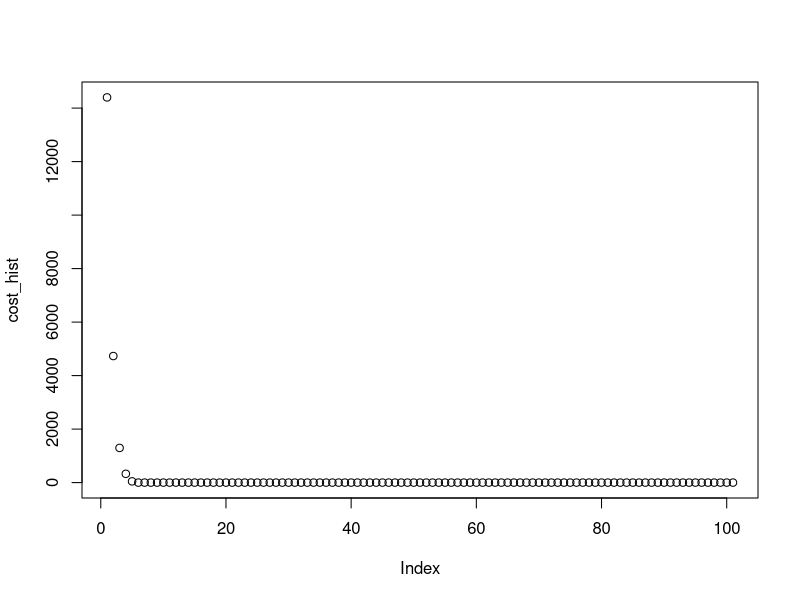
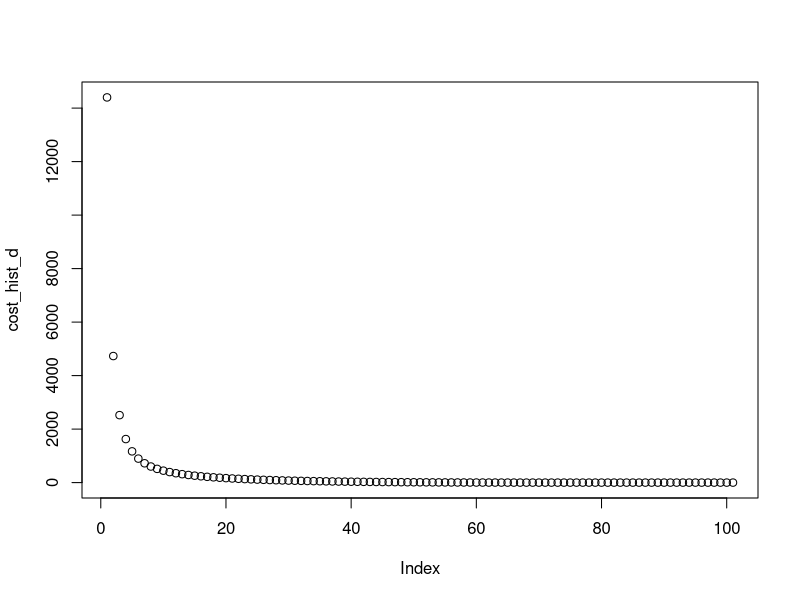
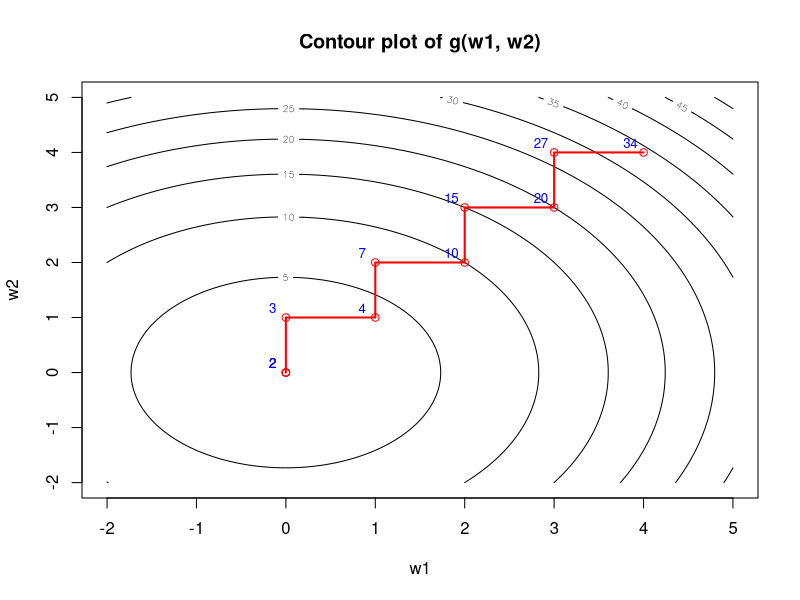
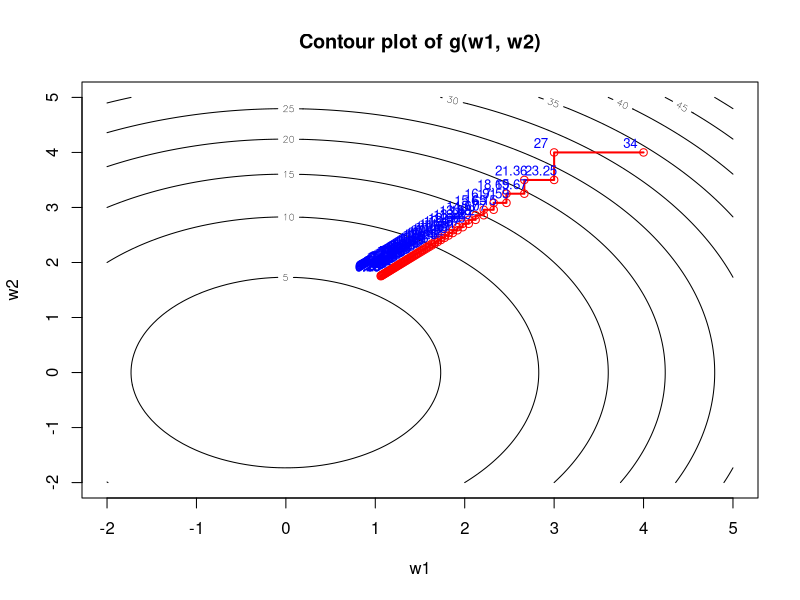

The R script that drew these images, in order:
## ---- chunk 1

## ---- chunk 2
random_search <- function(g, alpha_choice = 1, max_its = 100, num_samples = 1000, w0 = c(0,0)) {
  
  # Initialize weight history
  weight_history <- matrix(w0, nrow = 2)

  # Initialize cost history 
  cost_history <- g(w0[1], w0[2])
  
  its <- 1
  
  while(its <= max_its) {
    current_weights <- weight_history[,its]
    
    weights <- matrix(numeric(0), nrow = 2)
    costs <- numeric(0)
    
    # Generate random directions
    for(i in 1:num_samples) {
      # Random number generation
      direction <- runif(min = -1, max = 1, n = 2)
      direction <- direction / sqrt(sum(direction^2))
      
      # Save random weight update and cost
      if(alpha_choice != "diminishing") {
        weights <- cbind(weights, current_weights + alpha_choice * direction)
        costs <- c(costs, g(weights[1, i], weights[2, i]))
      } else {
        weights <- cbind(weights, current_weights + (1/its) * direction)
        costs <- c(costs, g(weights[1, i], weights[2, i]))
      }
    }
    
    # Save best weights and cost found
    best_index <- which.min(costs)
    best_weight <- weights[, best_index]
    best_cost <- costs[best_index]
    
    weight_history <- cbind(weight_history, unname(best_weight))
    cost_history <- c(cost_history, best_cost)
    
    its <- its + 1
  }
  
  list(weight_history, cost_history)
}
## ---- chunk 3
g <- function(w1, w2) {
  100 * (w2 - w1^2)^2 + (w1 - w2)^2
}
## ---- chunk 4
cost_hist <- random_search(g, w0 = c(-3, -3))[[2]]
plot(cost_hist)
c(Minima = tail(cost_hist, n = 1))
## ---- chunk 5
cost_hist_d <- random_search(g, w0 = c(-3, -3), alpha_choice = "diminishing")[[2]]
plot(cost_hist_d)
c(Minima = tail(cost_hist, n = 1))
## ---- chunk 6
cost_hist[length(cost_hist)]
cost_hist_d[length(cost_hist_d)]
## ---- chunk 7
# Pseudocode:
# Function {
# Initialize weight and cost histories
# 
# For iterations 1 to max_its or until tol reached {
#   If odd iteration -> optimize w1
#       Calculate step in + and - w1 directions
#       Save the direction that produces best descent (or neither if no descent)
#       Update cost weight and cost history
#   else, optimize w2
#       Calculate step in + and - w2 directions
#       Save the direction that produces best descent (or neither if no descent)
#       Update cost weight and cost history
# }
# 
# Return final weight and cost
# }
## ---- chunk 8
coordinate_descent_0 <- function(g, alpha_choice = 1, max_its = 100, w0 = c(0,0), tol = 10^-5) {
  
  # Initialize weight history
  weight_history <- matrix(w0, nrow = 2, ncol = 1)

  # Initialize cost history 
  cost_history <- g(w0[1], w0[2])
  
  
  its <- 1
  no_improvement <- 0
  
  while(its <= max_its) {
      
    current_weights <- unname(weight_history[,its])
    current_cost <- cost_history[its]
    
    # Exit if tolerance is met
    if(its > 2 && abs(current_cost - cost_history[its-1]) <= tol && no_improvement >= 2) {
      break
    }
    
      if(alpha_choice == "diminishing") {
        d <- 1/its
      } else {
        d <- alpha_choice
      }
    
    # Alternate coordinate to descend
    if(its %% 2 == 1) {
      weight_plus <- current_weights + c(d,0)
      weight_minus <- current_weights - c(d,0)
    } else {
      weight_plus <- current_weights + c(0, d)
      weight_minus <- current_weights - c(0, d)
    }
    
    cost_plus <- g(weight_plus[1], weight_plus[2])
    cost_minus <- g(weight_minus[1], weight_minus[2])
    
    if(current_cost <= cost_plus && current_cost <= cost_minus) { # Other options are worse
      weight_history <- cbind(weight_history, unname(current_weights))
      cost_history <- c(cost_history, current_cost)
      no_improvement <- no_improvement + 1
    } else {
      if(cost_plus <= cost_minus) { # + direction is better
        weight_history <- cbind(weight_history, unname(weight_plus))
        cost_history <- c(cost_history, cost_plus)
        no_improvement <- 0
      } else { # - direction is better
        weight_history <- cbind(weight_history, unname(weight_minus))
        cost_history <- c(cost_history, cost_minus)
        no_improvement <- 0
      }
    }
  
    its <- its + 1
  }
  
  list(weight_history, cost_history)
}
## ---- chunk 9
g2 <- function(w1, w2) {
  w1^2 + w2^2 + 2
}
## ---- chunk 10
# Minimize function
results <- coordinate_descent_0(g2, w0=c(4,4))
weights <- results[1]
costs <- results[2]

# Contour plot
w1_vals <- seq(-2, 5, length.out = 100)
w2_vals <- seq(-2, 5, length.out = 100)
z <- outer(w1_vals, w2_vals, g2)

contour(w1_vals, w2_vals, z,
        xlab = "w1",
        ylab = "w2",
        main = "Contour plot of g(w1, w2)")

# Plot weight values
points(weights[[1]][1,], weights[[1]][2,], col = "red")

# Connect weight values
lines(weights[[1]][1,], weights[[1]][2,],
      col = "red", lwd = 2)

# Plot cost label
text(weights[[1]][1,] - 0.15, weights[[1]][2,]-0.1,
     labels = costs[[1]],
     pos = 3,      
     cex = 0.8,
     col = "blue")
## ---- chunk 11
# Minimize function
results <- coordinate_descent_0(g2, w0=c(4,4), alpha_choice = "diminishing")

weights <- results[1]
costs <- results[2]

# Contour plot
w1_vals <- seq(-2, 5, length.out = 100)
w2_vals <- seq(-2, 5, length.out = 100)
z <- outer(w1_vals, w2_vals, g2)

contour(w1_vals, w2_vals, z,
        xlab = "w1",
        ylab = "w2",
        main = "Contour plot of g(w1, w2)")

# Plot weight values
points(weights[[1]][1,], weights[[1]][2,], col = "red")

# Connect weight values
lines(weights[[1]][1,], weights[[1]][2,],
      col = "red", lwd = 2)

# Plot cost label
text(weights[[1]][1,] - 0.15, weights[[1]][2,]-0.1,
     labels = round(costs[[1]], digits = 2),
     pos = 3,      
     cex = 0.8,
     col = "blue")
## ---- chunk 12
g3 <- function(w1, w2) {
  0.26 * (w1^2 + w2^2) - 0.48 * w1 * w2
}
## ---- chunk 13
coordinate_descent_0(g3, w0=c(4,4), alpha_choice = 0.1)[[2]]

## ---- chunk 14

## ---- chunk 15

## ---- chunk 16

## ---- chunk 17

## ---- chunk 18

## ---- chunk 19

## ---- chunk 20

## ---- chunk 21

## ---- chunk 22
